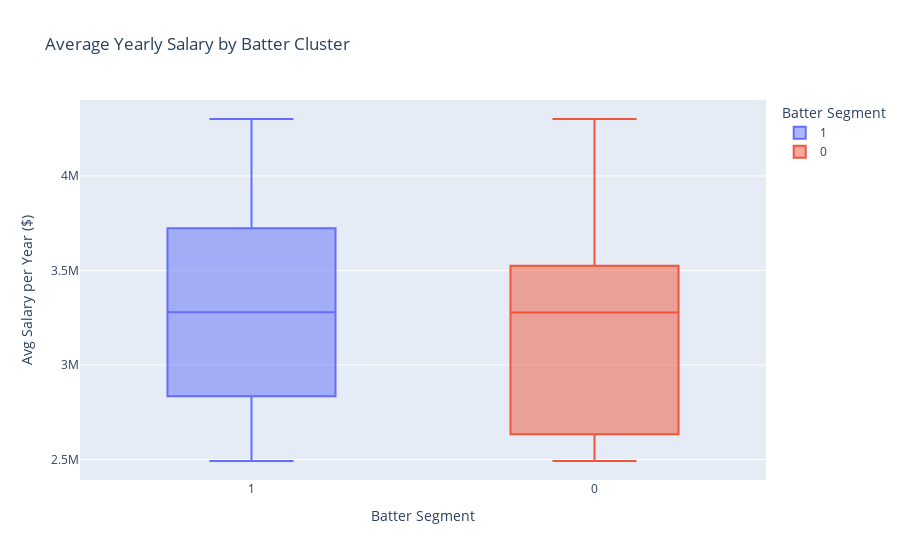
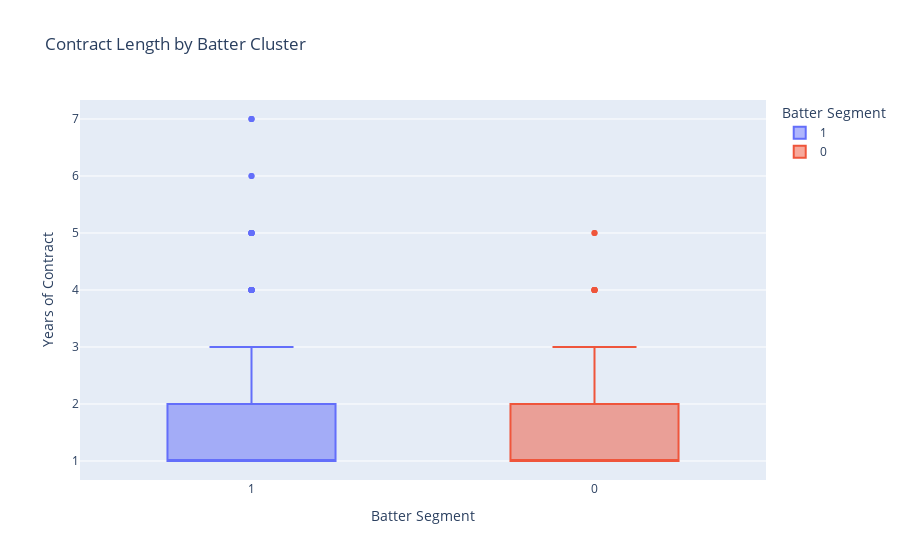

The notebook cell these images were saved under, in order:
### Code cell
# Visualize salary and contract length distributions by cluster
fig_salary = px.box(
    Xorig, 
    x='cluster', 
    y='avg_salary_year', 
    color='cluster',
    title="Average Yearly Salary by Batter Cluster",
    labels={'avg_salary_year': 'Avg Salary per Year ($)', 'cluster': 'Batter Segment'},
)
fig_salary.show()

fig_len = px.box(
    Xorig, 
    x='cluster', 
    y='contract_length', 
    color='cluster',
    title="Contract Length by Batter Cluster",
    labels={'contract_length': 'Years of Contract', 'cluster': 'Batter Segment'},
)
fig_len.show()

### Figure 1 — Plotly figure (JSON) as saved in the notebook; plotly's stock layout.template omitted (floating-point values rounded to 4 significant figures; data arrays with more than 128 entries replaced by an {"elided": "..."} marker saying what was removed)
{"data": [{"alignmentgroup": "True", "hovertemplate": "Batter Segment=%{x}<br>Avg Salary per Year ($)=%{y}<extra></extra>", "legendgroup": "1", "marker": {"color": "#636efa"}, "name": "1", "notched": false, "offsetgroup": "1", "orientation": "v", "showlegend": true, "type": "box", "x": {"elided": "221 str values"}, "x0": " ", "xaxis": "x", "y": {"elided": "221 float values"}, "y0": " ", "yaxis": "y"}, {"alignmentgroup": "True", "hovertemplate": "Batter Segment=%{x}<br>Avg Salary per Year ($)=%{y}<extra></extra>", "legendgroup": "0", "marker": {"color": "#EF553B"}, "name": "0", "notched": false, "offsetgroup": "0", "orientation": "v", "showlegend": true, "type": "box", "x": {"elided": "285 str values"}, "x0": " ", "xaxis": "x", "y": {"elided": "285 float values"}, "y0": " ", "yaxis": "y"}], "layout": {"boxmode": "overlay", "legend": {"title": {"text": "Batter Segment"}, "tracegroupgap": 0}, "title": {"text": "Average Yearly Salary by Batter Cluster"}, "xaxis": {"anchor": "y", "categoryarray": ["1", "0"], "categoryorder": "array", "domain": [0, 1], "title": {"text": "Batter Segment"}}, "yaxis": {"anchor": "x", "domain": [0, 1], "title": {"text": "Avg Salary per Year ($)"}}}}

### Figure 2 — Plotly figure (JSON) as saved in the notebook; plotly's stock layout.template omitted (floating-point values rounded to 4 significant figures; data arrays with more than 128 entries replaced by an {"elided": "..."} marker saying what was removed)
{"data": [{"alignmentgroup": "True", "hovertemplate": "Batter Segment=%{x}<br>Years of Contract=%{y}<extra></extra>", "legendgroup": "1", "marker": {"color": "#636efa"}, "name": "1", "notched": false, "offsetgroup": "1", "orientation": "v", "showlegend": true, "type": "box", "x": {"elided": "221 str values"}, "x0": " ", "xaxis": "x", "y": {"elided": "221 float values"}, "y0": " ", "yaxis": "y"}, {"alignmentgroup": "True", "hovertemplate": "Batter Segment=%{x}<br>Years of Contract=%{y}<extra></extra>", "legendgroup": "0", "marker": {"color": "#EF553B"}, "name": "0", "notched": false, "offsetgroup": "0", "orientation": "v", "showlegend": true, "type": "box", "x": {"elided": "285 str values"}, "x0": " ", "xaxis": "x", "y": {"elided": "285 float values"}, "y0": " ", "yaxis": "y"}], "layout": {"boxmode": "overlay", "legend": {"title": {"text": "Batter Segment"}, "tracegroupgap": 0}, "title": {"text": "Contract Length by Batter Cluster"}, "xaxis": {"anchor": "y", "categoryarray": ["1", "0"], "categoryorder": "array", "domain": [0, 1], "title": {"text": "Batter Segment"}}, "yaxis": {"anchor": "x", "domain": [0, 1], "title": {"text": "Years of Contract"}}}}
